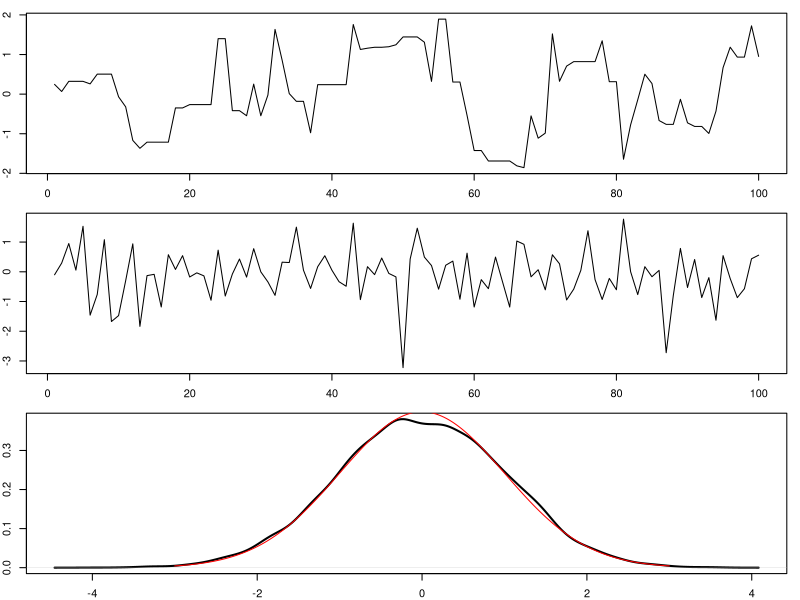

Source code (R):
## ---- chunk 1
library(mcmc)
h = function(x){ y = -x^2 / 2 } # the log, non-normalized function

out = metrop( obj = h, initial = 0, nbatch = 100, nspac = 1  )

par(mfrow = c(3,1))
par(mar = c(2,2,1,1))
plot(out$batch, type = "l") # a time series with flat steps

out = metrop( obj = h, initial = 0, nbatch = 100, nspac = 10  )
plot(out$batch, type = "l") # a time series looks like a white noise

out = metrop( obj = h, initial = 0, nbatch = 10000, nspac = 10  )

plot(density(out$batch), main = "", lwd = 2)

xbase = seq(-3, 3, 0.01)
ynorm = dnorm(xbase)
lines( x = xbase, y = ynorm, type = "l", col = "red")

summary(out)
